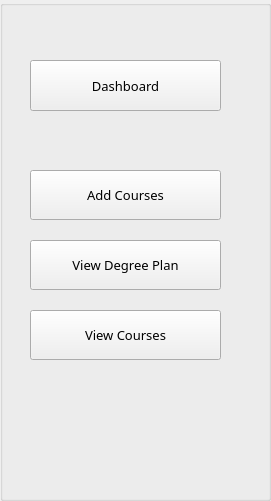
     <widget class="QGroupBox" name="instructorPortalButtons">
      <property name="geometry">
       <rect>
        <x>0</x>
        <y>100</y>
        <width>271</width>
        <height>501</height>
       </rect>
      </property>
      <property name="styleSheet">
       <string notr="true"/>
      </property>
      <property name="title">
       <string/>
      </property>
      <widget class="QPushButton" name="addInstructorButton">
       <property name="geometry">
        <rect>
         <x>30</x>
         <y>240</y>
         <width>191</width>
         <height>50</height>
        </rect>
       </property>
       <property name="font">
        <font>
         <family>Century Gothic</family>
         <pointsize>10</pointsize>
         <weight>50</weight>
         <italic>false</italic>
         <bold>false</bold>
        </font>
       </property>
       <property name="styleSheet">
        <string notr="true"/>
       </property>
       <property name="text">
        <string>View Degree Plan</string>
       </property>
      </widget>
      <widget class="QPushButton" name="viewInstructorButton">
       <property name="geometry">
        <rect>
         <x>30</x>
         <y>170</y>
         <width>191</width>
         <height>50</height>
        </rect>
       </property>
       <property name="font">
        <font>
         <family>Century Gothic</family>
         <pointsize>10</pointsize>
         <weight>50</weight>
         <italic>false</italic>
         <bold>false</bold>
        </font>
       </property>
       <property name="styleSheet">
        <string notr="true"/>
       </property>
       <property name="text">
        <string>Add Courses</string>
       </property>
      </widget>
      <widget class="QPushButton" name="studentPortalButton2">
       <property name="geometry">
        <rect>
         <x>30</x>
         <y>310</y>
         <width>191</width>
         <height>50</height>
        </rect>
       </property>
       <property name="font">
        <font>
         <family>Century Gothic</family>
         <pointsize>10</pointsize>
         <weight>50</weight>
         <italic>false</italic>
         <bold>false</bold>
        </font>
       </property>
       <property name="styleSheet">
        <string notr="true"/>
       </property>
       <property name="text">
        <string>View Courses</string>
       </property>
      </widget>
      <widget class="QPushButton" name="degreePlanDashboard">
       <property name="geometry">
        <rect>
         <x>30</x>
         <y>60</y>
         <width>191</width>
         <height>51</height>
        </rect>
       </property>
       <property name="font">
        <font>
         <family>Century Gothic</family>
         <pointsize>10</pointsize>
         <weight>50</weight>
         <italic>false</italic>
         <bold>false</bold>
        </font>
       </property>
       <property name="styleSheet">
        <string notr="true"/>
       </property>
       <property name="text">
        <string>Dashboard</string>
       </property>
      </widget>
     </widget>
